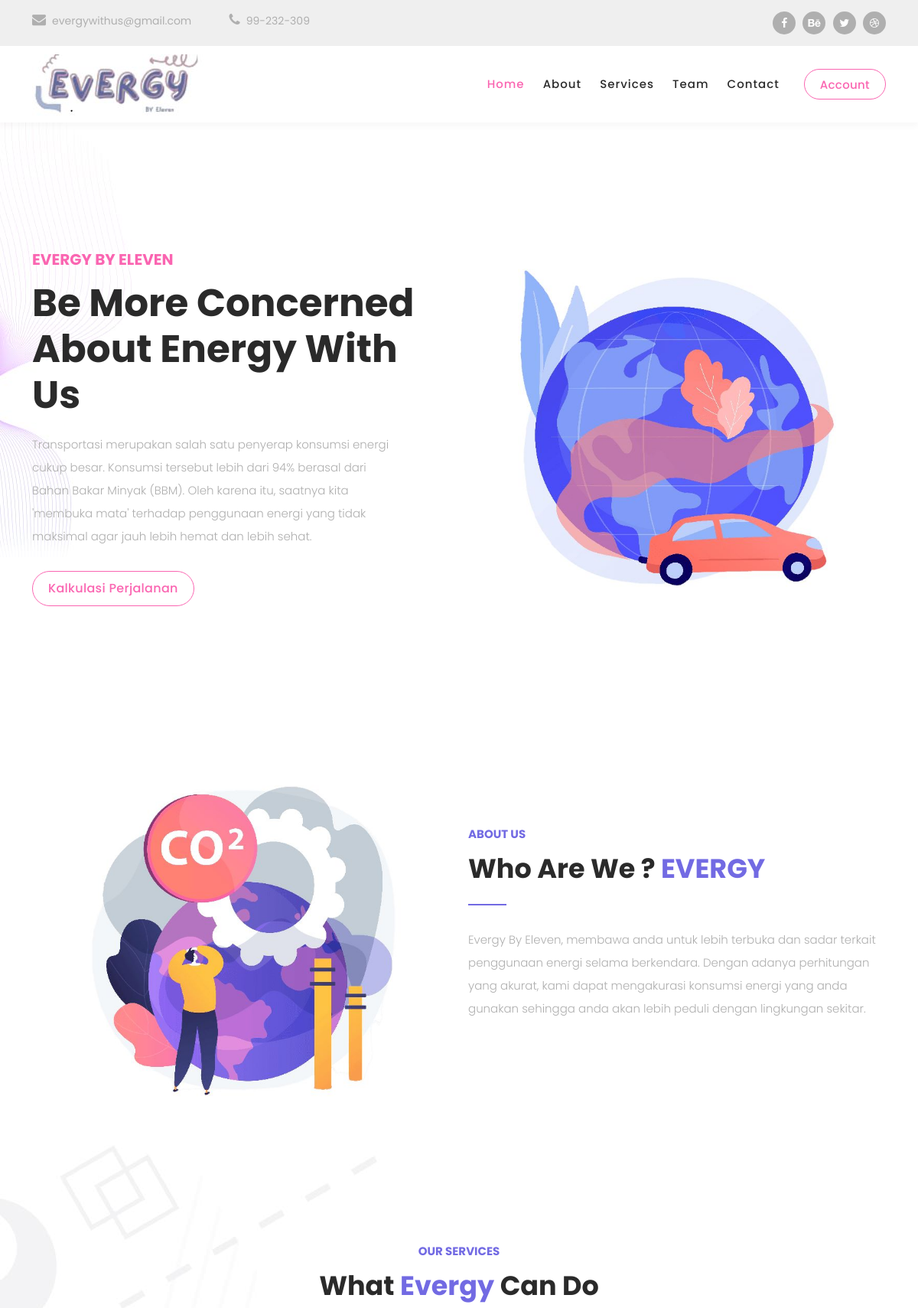
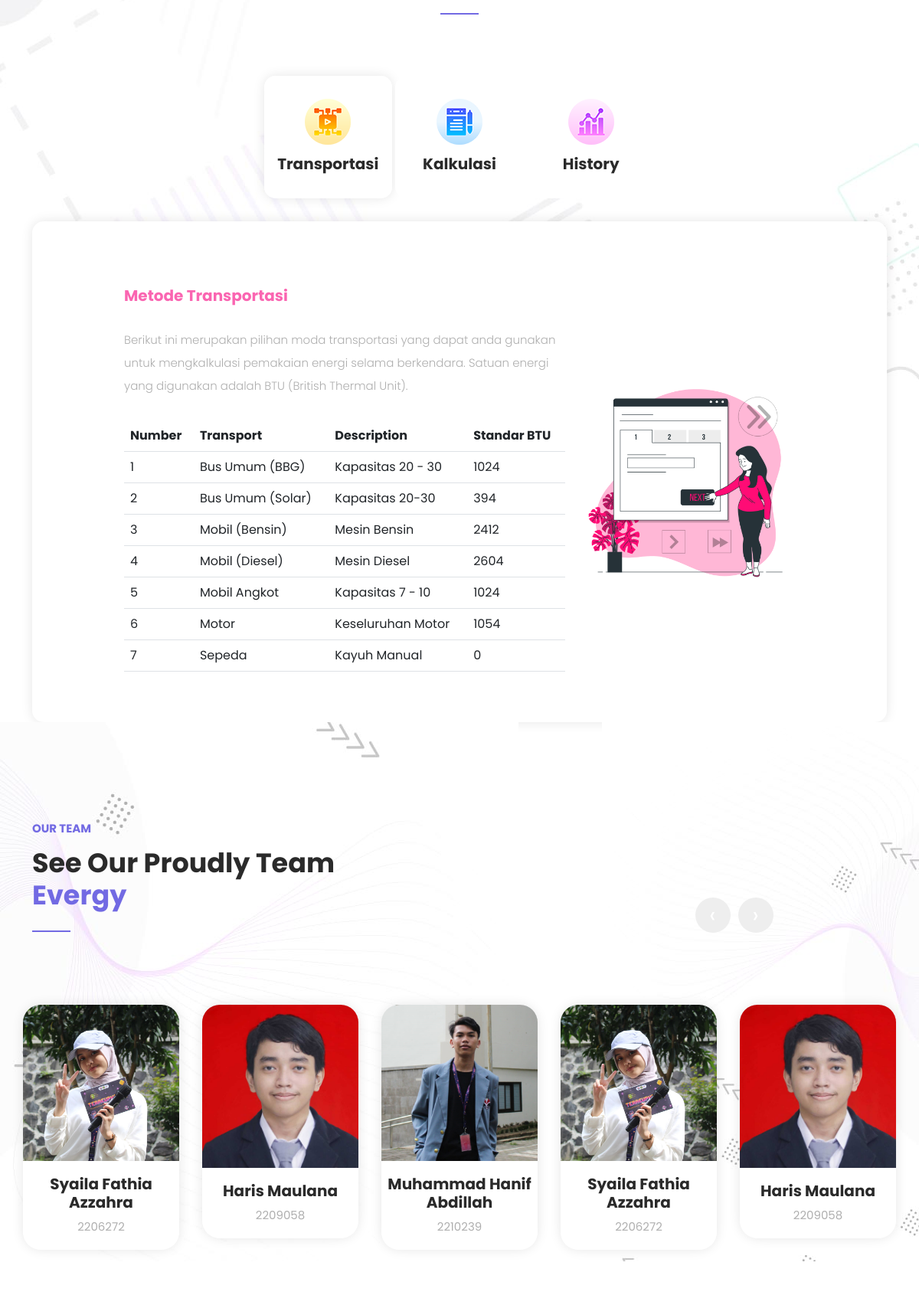
Page /index.php (signed in, upper part) on the committed database (2 pictures, top to bottom).
### tables this page shows
CREATE TABLE `transportationmodes`  (
  `mode_id` int NOT NULL AUTO_INCREMENT,
  `mode_name` varchar(100) NOT NULL,
  `description` varchar(150) NOT NULL,
  `standard_btu` int NOT NULL,
  PRIMARY KEY (`mode_id`) USING BTREE
);

### function.php (called while the page is built, shortened)
<?php
function transportMode(){
    $conn = mysqli_connect("localhost","root","","emisi");
    $sql = "SELECT * from transportationmodes order by mode_name ASC";
    $result = $conn->query($sql);
    $data= mysqli_fetch_all($result,MYSQLI_ASSOC);
    return $data;
}

### index.php (the view, shortened to what this page needs)
<?php
    include_once "function.php";
    $list_transport = transportMode();
?>
<!DOCTYPE html>
<html lang="en">
  <head>
    <link href="vendor/bootstrap/css/bootstrap.min.css" rel="stylesheet">
    <link rel="stylesheet" href="assets/css/fontawesome.css">
    <link rel="stylesheet" href="assets/css/templatemo-digimedia-v1.css">
    <link rel="stylesheet" href="assets/css/animated.css">
    <link rel="stylesheet" href="assets/css/owl.css">
  </head>
<body>
  <div class="pre-header">
    <div class="container">
      <div class="row">
        <div class="col-lg-8 col-sm-8 col-7">
          <ul class="info">
            <li><a href="#"><i class="fa fa-envelope"></i>evergywithus@gmail.com</a></li>
            <li><a href="#"><i class="fa fa-phone"></i>99-232-309</a></li>
          </ul>
        </div>
        <div class="col-lg-4 col-sm-4 col-5">
          <ul class="social-media">
            <li><a href="#"><i class="fa fa-facebook"></i></a></li>
            <li><a href="#"><i class="fa fa-behance"></i></a></li>
            <li><a href="#"><i class="fa fa-twitter"></i></a></li>
            <li><a href="#"><i class="fa fa-dribbble"></i></a></li>
          </ul>
        </div>
      </div>
    </div>
  </div>
  <header class="header-area header-sticky wow slideInDown" data-wow-duration="0.75s" data-wow-delay="0s">
    <div class="container">
      <div class="row">
        <div class="col-12">
          <nav class="main-nav">
            <a href="index.php" class="logo">
              <img src="assets/images/logo-v2.png" alt="">
            </a>
            <ul class="nav">
              <li class="scroll-to-section"><a href="#top" class="active">Home</a></li>
              <li class="scroll-to-section"><a href="#about">About</a></li>
              <li class="scroll-to-section"><a href="#services">Services</a></li>
              <li class="scroll-to-section"><a href="#portfolio">Team</a></li>
              <li class="scroll-to-section"><a href="#contact">Contact</a></li>
              <li class="scroll-to-section"><div class="border-first-button"><a href="akun.php">Account</a></div></li>
            </ul>
          </nav>
        </div>
      </div>
    </div>
  </header>
  <div class="main-banner wow fadeIn" id="top" data-wow-duration="1s" data-wow-delay="0.5s">
    <div class="container">
      <div class="row">
        <div class="col-lg-12">
          <div class="row">
            <div class="col-lg-6 align-self-center">
              <div class="left-content show-up header-text wow fadeInLeft" data-wow-duration="1s" data-wow-delay="1s">
                <div class="row">
                  <div class="col-lg-12">
                    <h6>Evergy By Eleven</h6>
                    <h2>Be More Concerned About Energy With Us</h2>
                    <p>Transportasi merupakan salah satu penyerap konsumsi energi cukup besar. Konsumsi tersebut lebih dari 94% berasal dari Bahan Bakar Minyak (BBM).
                       Oleh karena itu, saatnya kita 'membuka mata' terhadap penggunaan energi yang tidak maksimal agar jauh lebih hemat dan lebih sehat.
                    </p>
                  </div>
                  <div class="col-lg-12">
                    <div class="border-first-button scroll-to-section">
                      <a href="#services">Kalkulasi Perjalanan</a>
                    </div>
                  </div>
                </div>
              </div>
            </div>
            <div class="col-lg-6">
              <div class="right-image wow fadeInRight" data-wow-duration="1s" data-wow-delay="0.5s">
                <img src="assets/images/g1.jpg" alt="">
              </div>
            </div>
          </div>
        </div>
  </div>
  <div id="about" class="about section">
    <div class="container">
      <div class="row">
        <div class="col-lg-12">
          <div class="row">
            <div class="col-lg-6">
              <div class="about-left-image  wow fadeInLeft" data-wow-duration="1s" data-wow-delay="0.5s">
                <img src="assets/images/g2.jpg" alt="">
              </div>
            </div>
            <div class="col-lg-6 align-self-center  wow fadeInRight" data-wow-duration="1s" data-wow-delay="0.5s">
              <div class="about-right-content">
                <div class="section-heading">
                  <h6>About Us</h6>
                  <h4>Who Are We ? <em>EVERGY</em></h4>
                  <div class="line-dec"></div>
                </div>
                <p>Evergy By Eleven, membawa anda untuk lebih terbuka dan sadar terkait penggunaan energi selama berkendara.
                  Dengan adanya perhitungan yang akurat, kami dapat mengakurasi konsumsi energi yang anda gunakan sehingga anda akan lebih
                  peduli dengan lingkungan sekitar.</p>
                </div>
              </div>
            </div>
          </div>
        </div>
      </div>
    </div>
  </div>
  <div id="services" class="services section">
    <div class="container">
      <div class="row">
        <div class="col-lg-12">
          <div class="section-heading  wow fadeInDown" data-wow-duration="1s" data-wow-delay="0.5s">
            <h6>Our Services</h6>
            <h4> What <em>Evergy</em> Can Do</h4>
            <div class="line-dec"></div>
          </div>
        </div>
        <div class="col-lg-12">
          <div class="naccs">
            <div class="grid">
              <div class="row">
                <div class="col-lg-12">
                  <div class="menu">
                    <div class="first-thumb active">
                      <div class="thumb">
                        <span class="icon"><img src="assets/images/service-icon-02.png" alt=""></span>
                        Transportasi
                      </div>
                    </div>
                    <div>
                      <div class="thumb">
                        <span class="icon"><img src="assets/images/service-icon-03.png" alt=""></span>
                        Kalkulasi
                      </div>
                    </div>
                    <div>
                      <div class="thumb">
                        <span class="icon"><img src="assets/images/service-icon-01.png" alt=""></span>
                        History
                      </div>
                    </div>
                  </div>
                </div>
                <div class="col-lg-12">
                  <ul class="nacc">
                    <li class="active">
                      <div>
                        <div class="thumb">
                          <div class="row">
                            <div class="col-lg-8 align-self-center">
                              <div class="left-text">
                                <h4>Metode Transportasi</h4>
                                  <p>Berikut ini merupakan pilihan moda transportasi yang dapat anda gunakan untuk mengkalkulasi pemakaian energi selama berkendara.
Satuan energi yang digunakan adalah BTU (British Thermal Unit).</p>
                                    <table class="table table-hover">
                                          <tr>
                                              <th>Number</th>
                                              <th>Transport</th>
                                              <th>Description</th>
                                              <th>Standar BTU</th>
                                          </tr>
                                      <?php
                                          $no=1;
                                          foreach($list_transport as $transport){
                                      ?>
                                      <tr>
                                          <td><?= $no ?> </td>
                                          <td><?= $transport['mode_name'] ?> </td>
                                          <td><?= $transport['description'] ?> </td>
                                          <td><?= $transport['standard_btu'] ?> </td>
                                      </tr>
                                      <?php
                                          $no++;
                                      }
                                      ?>
                                    </table>
                                </div>
                              </div>
                              <div class="col-lg-4 align-self-center">
                                <div class="right-image">
                                  <img src="assets/images/next option-bro.png" alt="">
                              </div>
                            </div>
                          </div>
                        </div>
                      </div>
                    </li>
                  </ul>
                </div>
              </div>
            </div>
          </div>
        </div>
      </div>
    </div>
  </div>
  <div id="portfolio" class="our-portfolio section">
    <div class="container">
      <div class="row">
        <div class="col-lg-5">
          <div class="section-heading wow fadeInLeft" data-wow-duration="1s" data-wow-delay="0.3s">
            <h6>Our Team</h6>
            <h4>See Our Proudly Team <em>Evergy</em></h4>
            <div class="line-dec"></div>
          </div>
        </div>
      </div>
    </div>
    <div class="container-fluid">
      <div class="row">
        <div class="col-lg-12">
          <div class=" loop owl-carousel">
            <div class="item">
              <a href="#">
                <div class="portfolio-item">
                <div class="thumb">
                  <img src="assets/images/hanip.jpg" alt="">
                </div>
                <div class="down-content">
                  <h4>Muhammad Hanif Abdillah</h4>
                  <span>2210239</span>
                </div>
              </div>
              </a>
            </div>
            <div class="item">
              <a href="#">
                <div class="portfolio-item">
                <div class="thumb">
                  <img src="assets/images/thia.jpg" alt="">
                </div>
                <div class="down-content">
                  <h4>Syaila Fathia Azzahra</h4>
                  <span>2206272</span>
                </div>
              </div>
              </a>
            </div>
            <div class="item">
              <a href="#">
                <div class="portfolio-item">
                <div class="thumb">
                  <img src="assets/images/haris.jpg" alt="">
                </div>
                <div class="down-content">
                  <h4>Haris Maulana</h4>
                  <span>2209058</span>
                </div>
              </div>
              </a>
            </div>
          </div>
        </div>
      </div>
    </div>
  </div>
  <div id="contact" class="contact-us section">
  </div>
</body>
</html>

### rows in the picture
transportationmodes: mode_name "Bus Umum (BBG)", description "Kapasitas 20 - 30", standard_btu "1024"
transportationmodes: mode_name "Bus Umum (Solar)", description "Kapasitas 20-30", standard_btu "394"
transportationmodes: mode_name "Mobil (Bensin)", description "Mesin Bensin", standard_btu "2412"
transportationmodes: mode_name "Mobil (Diesel)", description "Mesin Diesel", standard_btu "2604"
transportationmodes: mode_name "Mobil Angkot", description "Kapasitas 7 - 10", standard_btu "1024"
transportationmodes: mode_name "Motor", description "Keseluruhan Motor", standard_btu "1054"
transportationmodes: mode_name "Sepeda", description "Kayuh Manual", standard_btu "0"
